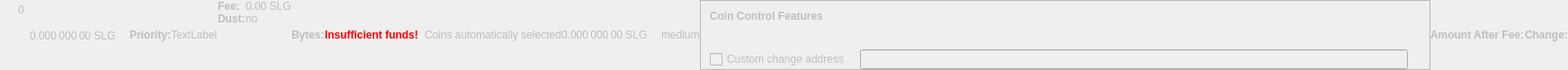
    <widget class="QWidget" name="dummyHideWidget" native="true">
     <property name="enabled">
      <bool>false</bool>
     </property>
     <property name="maximumSize">
      <size>
       <width>100</width>
       <height>22</height>
      </size>
     </property>
     <layout class="QHBoxLayout" name="dummyHideLayout">
      <property name="spacing">
       <number>0</number>
      </property>
      <property name="leftMargin">
       <number>0</number>
      </property>
      <property name="topMargin">
       <number>0</number>
      </property>
      <property name="rightMargin">
       <number>0</number>
      </property>
      <property name="bottomMargin">
       <number>0</number>
      </property>
      <item>
       <layout class="QFormLayout" name="formLayoutCoinControl1">
        <property name="horizontalSpacing">
         <number>10</number>
        </property>
        <property name="verticalSpacing">
         <number>14</number>
        </property>
        <property name="leftMargin">
         <number>10</number>
        </property>
        <property name="topMargin">
         <number>4</number>
        </property>
        <property name="rightMargin">
         <number>6</number>
        </property>
        <item row="0" column="1">
         <widget class="QLabel" name="labelCoinControlBytes">
          <property name="cursor">
           <cursorShape>IBeamCursor</cursorShape>
          </property>
          <property name="contextMenuPolicy">
           <enum>Qt::ActionsContextMenu</enum>
          </property>
          <property name="text">
           <string notr="true">0</string>
          </property>
          <property name="textInteractionFlags">
           <set>Qt::LinksAccessibleByMouse|Qt::TextSelectableByKeyboard|Qt::TextSelectableByMouse</set>
          </property>
         </widget>
        </item>
       </layout>
      </item>
      <item>
       <widget class="QLabel" name="labelCoinControlAfterFee">
        <property name="enabled">
         <bool>false</bool>
        </property>
        <property name="sizePolicy">
         <sizepolicy hsizetype="Fixed" vsizetype="Fixed">
          <horstretch>0</horstretch>
          <verstretch>0</verstretch>
         </sizepolicy>
        </property>
        <property name="minimumSize">
         <size>
          <width>111</width>
          <height>12</height>
         </size>
        </property>
        <property name="maximumSize">
         <size>
          <width>111</width>
          <height>12</height>
         </size>
        </property>
        <property name="cursor">
         <cursorShape>IBeamCursor</cursorShape>
        </property>
        <property name="contextMenuPolicy">
         <enum>Qt::ActionsContextMenu</enum>
        </property>
        <property name="text">
         <string notr="true">0.000 000 00 SLG</string>
        </property>
        <property name="textInteractionFlags">
         <set>Qt::LinksAccessibleByMouse|Qt::TextSelectableByKeyboard|Qt::TextSelectableByMouse</set>
        </property>
       </widget>
      </item>
      <item>
       <widget class="QLabel" name="labelCoinControlPriorityText">
        <property name="enabled">
         <bool>false</bool>
        </property>
        <property name="font">
         <font>
          <weight>75</weight>
          <bold>true</bold>
         </font>
        </property>
        <property name="text">
         <string>Priority:</string>
        </property>
       </widget>
      </item>
      <item>
       <layout class="QHBoxLayout" name="horizontalLayout">
        <item>
         <widget class="QLabel" name="WarningLabel">
          <property name="text">
           <string>TextLabel</string>
          </property>
         </widget>
        </item>
       </layout>
      </item>
      <item>
       <layout class="QFormLayout" name="formLayoutCoinControl3">
        <property name="horizontalSpacing">
         <number>0</number>
        </property>
        <property name="verticalSpacing">
         <number>0</number>
        </property>
        <property name="leftMargin">
         <number>0</number>
        </property>
        <property name="topMargin">
         <number>0</number>
        </property>
        <property name="rightMargin">
         <number>0</number>
        </property>
        <item row="0" column="0">
         <widget class="QLabel" name="labelCoinControlFeeText">
          <property name="enabled">
           <bool>false</bool>
          </property>
          <property name="font">
           <font>
            <weight>75</weight>
            <bold>true</bold>
           </font>
          </property>
          <property name="text">
           <string>Fee:</string>
          </property>
          <property name="margin">
           <number>0</number>
          </property>
         </widget>
        </item>
        <item row="0" column="1">
         <widget class="QLabel" name="labelCoinControlFee">
          <property name="enabled">
           <bool>false</bool>
          </property>
          <property name="cursor">
           <cursorShape>IBeamCursor</cursorShape>
          </property>
          <property name="contextMenuPolicy">
           <enum>Qt::ActionsContextMenu</enum>
          </property>
          <property name="text">
           <string notr="true">0.00 SLG</string>
          </property>
          <property name="textInteractionFlags">
           <set>Qt::LinksAccessibleByMouse|Qt::TextSelectableByKeyboard|Qt::TextSelectableByMouse</set>
          </property>
         </widget>
        </item>
        <item row="1" column="0">
         <widget class="QLabel" name="labelCoinControlLowOutputText">
          <property name="enabled">
           <bool>false</bool>
          </property>
          <property name="font">
           <font>
            <weight>75</weight>
            <bold>true</bold>
           </font>
          </property>
          <property name="text">
           <string>Dust:</string>
          </property>
         </widget>
        </item>
        <item row="1" column="1">
         <widget class="QLabel" name="labelCoinControlLowOutput">
          <property name="enabled">
           <bool>false</bool>
          </property>
          <property name="cursor">
           <cursorShape>IBeamCursor</cursorShape>
          </property>
          <property name="contextMenuPolicy">
           <enum>Qt::ActionsContextMenu</enum>
          </property>
          <property name="text">
           <string>no</string>
          </property>
          <property name="textInteractionFlags">
           <set>Qt::LinksAccessibleByMouse|Qt::TextSelectableByKeyboard|Qt::TextSelectableByMouse</set>
          </property>
         </widget>
        </item>
       </layout>
      </item>
      <item>
       <widget class="QLabel" name="labelCoinControlBytesText">
        <property name="enabled">
         <bool>false</bool>
        </property>
        <property name="font">
         <font>
          <weight>75</weight>
          <bold>true</bold>
         </font>
        </property>
        <property name="text">
         <string>Bytes:</string>
        </property>
       </widget>
      </item>
      <item>
       <layout class="QFormLayout" name="formLayoutCoinControl2">
        <property name="horizontalSpacing">
         <number>0</number>
        </property>
        <property name="verticalSpacing">
         <number>0</number>
        </property>
        <property name="leftMargin">
         <number>0</number>
        </property>
        <property name="topMargin">
         <number>0</number>
        </property>
        <property name="rightMargin">
         <number>0</number>
        </property>
       </layout>
      </item>
      <item>
       <layout class="QHBoxLayout" name="horizontalLayoutCoinControl2">
        <property name="spacing">
         <number>0</number>
        </property>
        <property name="bottomMargin">
         <number>0</number>
        </property>
       </layout>
      </item>
      <item>
       <widget class="QLabel" name="labelCoinControlInsuffFunds">
        <property name="enabled">
         <bool>false</bool>
        </property>
        <property name="minimumSize">
         <size>
          <width>0</width>
          <height>0</height>
         </size>
        </property>
        <property name="font">
         <font>
          <weight>75</weight>
          <bold>true</bold>
         </font>
        </property>
        <property name="styleSheet">
         <string notr="true">color:red;font-weight:bold;</string>
        </property>
        <property name="text">
         <string>Insufficient funds!</string>
        </property>
        <property name="margin">
         <number>5</number>
        </property>
       </widget>
      </item>
      <item>
       <layout class="QFormLayout" name="formLayoutCoinControl4">
        <property name="horizontalSpacing">
         <number>0</number>
        </property>
        <property name="verticalSpacing">
         <number>0</number>
        </property>
        <property name="leftMargin">
         <number>0</number>
        </property>
        <property name="topMargin">
         <number>0</number>
        </property>
        <property name="rightMargin">
         <number>0</number>
        </property>
       </layout>
      </item>
      <item>
       <widget class="QLabel" name="labelCoinControlChangeLabel">
        <property name="enabled">
         <bool>false</bool>
        </property>
        <property name="sizePolicy">
         <sizepolicy hsizetype="Preferred" vsizetype="Expanding">
          <horstretch>0</horstretch>
          <verstretch>0</verstretch>
         </sizepolicy>
        </property>
        <property name="minimumSize">
         <size>
          <width>0</width>
          <height>0</height>
         </size>
        </property>
        <property name="text">
         <string/>
        </property>
        <property name="margin">
         <number>3</number>
        </property>
       </widget>
      </item>
      <item>
       <widget class="QLabel" name="labelCoinControlAutomaticallySelected">
        <property name="enabled">
         <bool>false</bool>
        </property>
        <property name="sizePolicy">
         <sizepolicy hsizetype="Fixed" vsizetype="Fixed">
          <horstretch>0</horstretch>
          <verstretch>0</verstretch>
         </sizepolicy>
        </property>
        <property name="minimumSize">
         <size>
          <width>0</width>
          <height>0</height>
         </size>
        </property>
        <property name="maximumSize">
         <size>
          <width>240</width>
          <height>16777215</height>
         </size>
        </property>
        <property name="text">
         <string>Coins automatically selected</string>
        </property>
        <property name="margin">
         <number>5</number>
        </property>
       </widget>
      </item>
      <item>
       <widget class="QLabel" name="labelCoinControlChange">
        <property name="enabled">
         <bool>false</bool>
        </property>
        <property name="sizePolicy">
         <sizepolicy hsizetype="Fixed" vsizetype="Fixed">
          <horstretch>0</horstretch>
          <verstretch>0</verstretch>
         </sizepolicy>
        </property>
        <property name="minimumSize">
         <size>
          <width>111</width>
          <height>0</height>
         </size>
        </property>
        <property name="maximumSize">
         <size>
          <width>111</width>
          <height>16777215</height>
         </size>
        </property>
        <property name="cursor">
         <cursorShape>IBeamCursor</cursorShape>
        </property>
        <property name="contextMenuPolicy">
         <enum>Qt::ActionsContextMenu</enum>
        </property>
        <property name="text">
         <string notr="true">0.000 000 00 SLG</string>
        </property>
        <property name="textInteractionFlags">
         <set>Qt::LinksAccessibleByMouse|Qt::TextSelectableByKeyboard|Qt::TextSelectableByMouse</set>
        </property>
       </widget>
      </item>
      <item>
       <widget class="QLabel" name="labelCoinControlPriority">
        <property name="enabled">
         <bool>false</bool>
        </property>
        <property name="cursor">
         <cursorShape>IBeamCursor</cursorShape>
        </property>
        <property name="contextMenuPolicy">
         <enum>Qt::ActionsContextMenu</enum>
        </property>
        <property name="text">
         <string>medium</string>
        </property>
        <property name="textInteractionFlags">
         <set>Qt::LinksAccessibleByMouse|Qt::TextSelectableByKeyboard|Qt::TextSelectableByMouse</set>
        </property>
       </widget>
      </item>
      <item>
       <widget class="QFrame" name="frameCoinControl">
        <property name="sizePolicy">
         <sizepolicy hsizetype="Expanding" vsizetype="Expanding">
          <horstretch>0</horstretch>
          <verstretch>0</verstretch>
         </sizepolicy>
        </property>
        <property name="maximumSize">
         <size>
          <width>16777215</width>
          <height>16777215</height>
         </size>
        </property>
        <property name="frameShape">
         <enum>QFrame::StyledPanel</enum>
        </property>
        <property name="frameShadow">
         <enum>QFrame::Sunken</enum>
        </property>
        <layout class="QVBoxLayout" name="verticalLayoutCoinControl2_2">
         <property name="spacing">
          <number>0</number>
         </property>
         <property name="leftMargin">
          <number>0</number>
         </property>
         <property name="topMargin">
          <number>0</number>
         </property>
         <property name="rightMargin">
          <number>0</number>
         </property>
         <property name="bottomMargin">
          <number>0</number>
         </property>
         <item>
          <layout class="QVBoxLayout" name="verticalLayoutCoinControl" stretch="0,0,0,1">
           <property name="spacing">
            <number>0</number>
           </property>
           <property name="leftMargin">
            <number>10</number>
           </property>
           <property name="topMargin">
            <number>10</number>
           </property>
           <item>
            <layout class="QHBoxLayout" name="horizontalLayoutCoinControl1">
             <property name="bottomMargin">
              <number>15</number>
             </property>
             <item>
              <widget class="QLabel" name="labelCoinControlFeatures">
               <property name="enabled">
                <bool>false</bool>
               </property>
               <property name="sizePolicy">
                <sizepolicy hsizetype="Preferred" vsizetype="Maximum">
                 <horstretch>0</horstretch>
                 <verstretch>0</verstretch>
                </sizepolicy>
               </property>
               <property name="font">
                <font>
                 <weight>75</weight>
                 <bold>true</bold>
                </font>
               </property>
               <property name="styleSheet">
                <string notr="true">font-weight:bold;</string>
               </property>
               <property name="text">
                <string>Coin Control Features</string>
               </property>
              </widget>
             </item>
            </layout>
           </item>
           <item>
            <widget class="QWidget" name="widgetCoinControl" native="true">
             <property name="sizePolicy">
              <sizepolicy hsizetype="Preferred" vsizetype="Preferred">
               <horstretch>0</horstretch>
               <verstretch>0</verstretch>
              </sizepolicy>
             </property>
             <property name="minimumSize">
              <size>
               <width>0</width>
               <height>0</height>
              </size>
             </property>
             <property name="styleSheet">
              <string notr="true"/>
             </property>
             <layout class="QHBoxLayout" name="horizontalLayoutCoinControl5_2">
              <property name="leftMargin">
               <number>0</number>
              </property>
              <property name="topMargin">
               <number>0</number>
              </property>
              <property name="rightMargin">
               <number>0</number>
              </property>
              <property name="bottomMargin">
               <number>0</number>
              </property>
              <item>
               <layout class="QHBoxLayout" name="horizontalLayoutCoinControl3">
                <property name="spacing">
                 <number>20</number>
                </property>
                <property name="topMargin">
                 <number>0</number>
                </property>
                <property name="bottomMargin">
                 <number>10</number>
                </property>
               </layout>
              </item>
             </layout>
            </widget>
           </item>
           <item>
            <layout class="QHBoxLayout" name="horizontalLayoutCoinControl4" stretch="0,0,0">
             <property name="spacing">
              <number>12</number>
             </property>
             <property name="sizeConstraint">
              <enum>QLayout::SetDefaultConstraint</enum>
             </property>
             <property name="topMargin">
              <number>5</number>
             </property>
             <property name="rightMargin">
              <number>5</number>
             </property>
             <item>
              <widget class="QCheckBox" name="checkBoxCoinControlChange">
               <property name="enabled">
                <bool>false</bool>
               </property>
               <property name="toolTip">
                <string>If this is activated, but the change address is empty or invalid, change will be sent to a newly generated address.</string>
               </property>
               <property name="text">
                <string>Custom change address</string>
               </property>
              </widget>
             </item>
             <item>
              <widget class="QValidatedLineEdit" name="lineEditCoinControlChange">
               <property name="enabled">
                <bool>false</bool>
               </property>
               <property name="sizePolicy">
                <sizepolicy hsizetype="Expanding" vsizetype="Fixed">
                 <horstretch>0</horstretch>
                 <verstretch>0</verstretch>
                </sizepolicy>
               </property>
              </widget>
             </item>
             <item>
              <widget class="QLabel" name="labelCoinControlChangeLabel_2">
               <property name="sizePolicy">
                <sizepolicy hsizetype="Preferred" vsizetype="Expanding">
                 <horstretch>0</horstretch>
                 <verstretch>0</verstretch>
                </sizepolicy>
               </property>
               <property name="minimumSize">
                <size>
                 <width>0</width>
                 <height>0</height>
                </size>
               </property>
               <property name="text">
                <string/>
               </property>
               <property name="margin">
                <number>3</number>
               </property>
              </widget>
             </item>
            </layout>
           </item>
           <item>
            <spacer name="verticalSpacerCoinControl">
             <property name="orientation">
              <enum>Qt::Vertical</enum>
             </property>
             <property name="sizeHint" stdset="0">
              <size>
               <width>800</width>
               <height>1</height>
              </size>
             </property>
            </spacer>
           </item>
          </layout>
         </item>
        </layout>
       </widget>
      </item>
      <item>
       <widget class="QLabel" name="labelCoinControlAfterFeeText">
        <property name="enabled">
         <bool>false</bool>
        </property>
        <property name="minimumSize">
         <size>
          <width>0</width>
          <height>0</height>
         </size>
        </property>
        <property name="maximumSize">
         <size>
          <width>16777215</width>
          <height>16777215</height>
         </size>
        </property>
        <property name="font">
         <font>
          <weight>75</weight>
          <bold>true</bold>
         </font>
        </property>
        <property name="text">
         <string>Amount After Fee:</string>
        </property>
        <property name="alignment">
         <set>Qt::AlignLeading|Qt::AlignLeft|Qt::AlignVCenter</set>
        </property>
        <property name="margin">
         <number>0</number>
        </property>
       </widget>
      </item>
      <item>
       <widget class="QLabel" name="labelCoinControlChangeText">
        <property name="enabled">
         <bool>false</bool>
        </property>
        <property name="sizePolicy">
         <sizepolicy hsizetype="Preferred" vsizetype="Preferred">
          <horstretch>0</horstretch>
          <verstretch>0</verstretch>
         </sizepolicy>
        </property>
        <property name="minimumSize">
         <size>
          <width>0</width>
          <height>0</height>
         </size>
        </property>
        <property name="maximumSize">
         <size>
          <width>16777215</width>
          <height>16777215</height>
         </size>
        </property>
        <property name="font">
         <font>
          <weight>75</weight>
          <bold>true</bold>
         </font>
        </property>
        <property name="text">
         <string>Change:</string>
        </property>
        <property name="alignment">
         <set>Qt::AlignLeading|Qt::AlignLeft|Qt::AlignVCenter</set>
        </property>
       </widget>
      </item>
     </layout>
    </widget>
